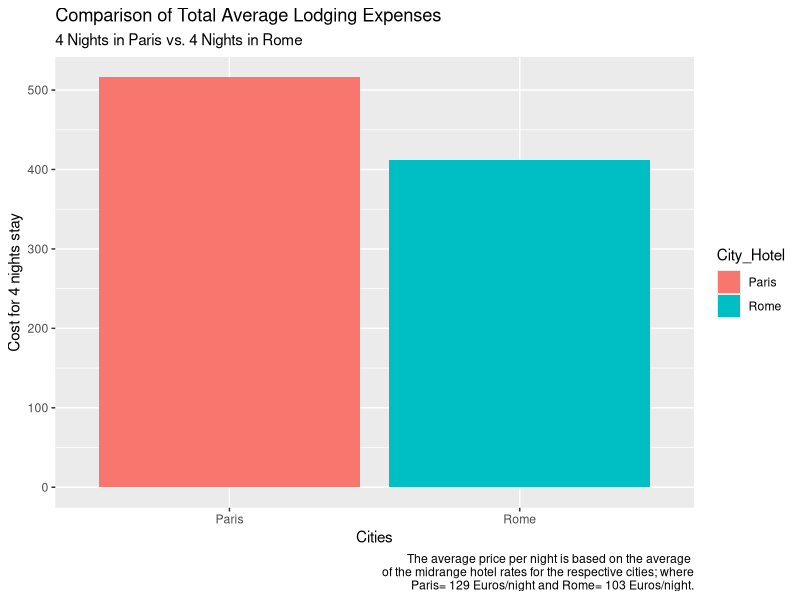
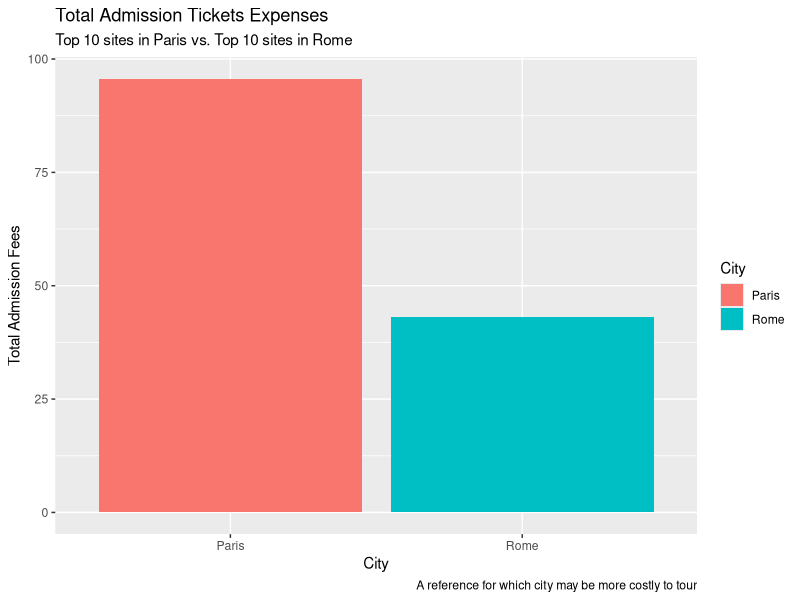
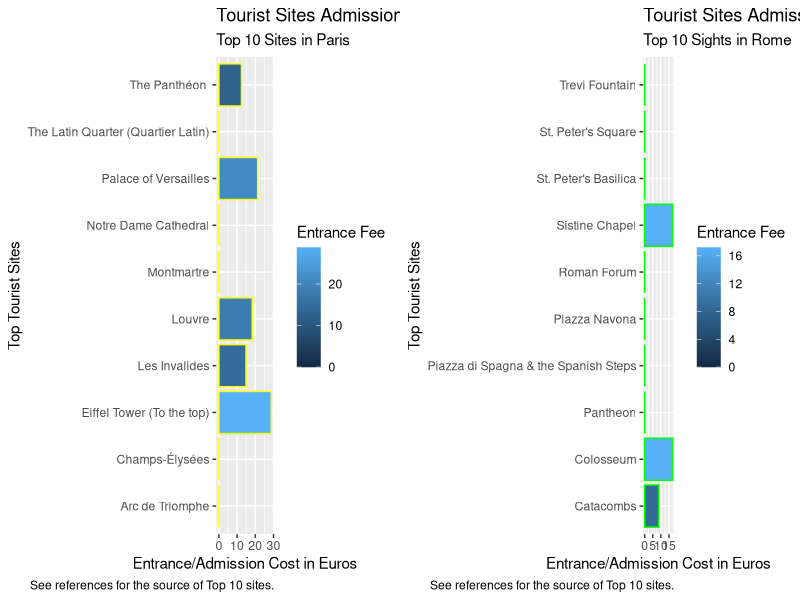
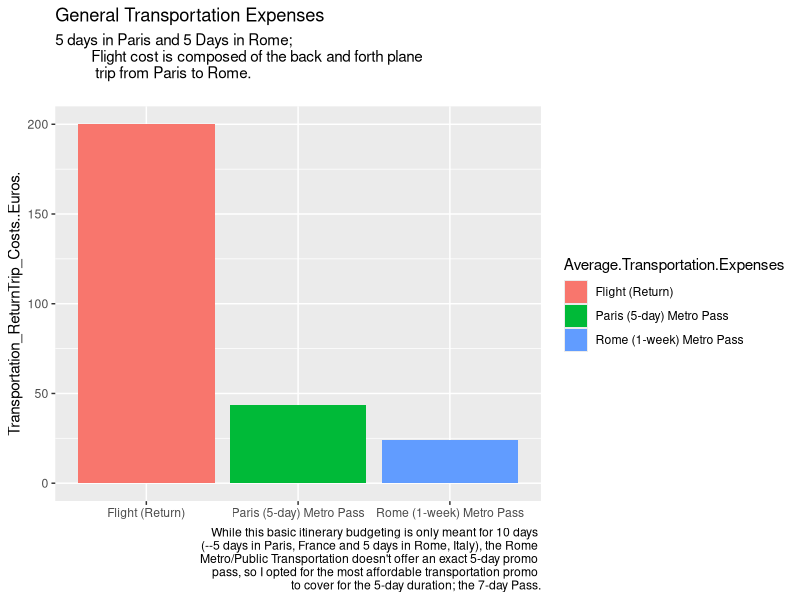
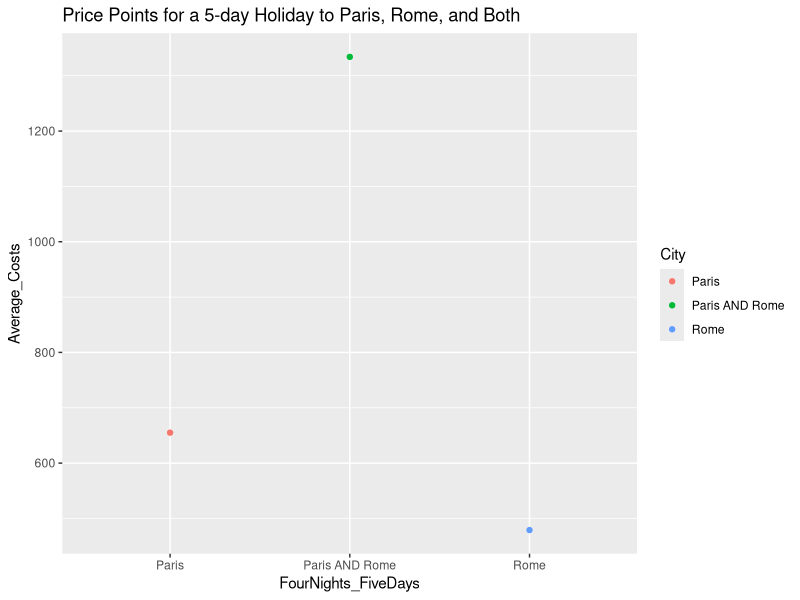

Recreate these plots in R, in order.
## ---- chunk 1
knitr::opts_chunk$set(echo = TRUE)
library (tidyverse)
library (tidyr)
library (ggplot2)
library (dplyr)
library(gridExtra)

Holiday <- read.csv("Paris-Rome_HolidayCost_Transportation_Lodging_Attractions.csv")

## ---- chunk 2
ALL_Paris_Lodging <- (129 * 4)

ALL_Rome_Lodging <- (103 * 4)


Lodging_Summary2 <- data.frame(
  City_Hotel = c("Paris", "Rome"),
  Cost.4.Nights= c(ALL_Paris_Lodging, ALL_Rome_Lodging)
)

ggplot(data = Lodging_Summary2) +
  geom_col(mapping = aes(x = City_Hotel, y = Cost.4.Nights, fill = City_Hotel)) +
  labs(
    x = "Cities",
    y = "Cost for 4 nights stay",
    title = "Comparison of Total Average Lodging Expenses",
    subtitle = "4 Nights in Paris vs. 4 Nights in Rome",
    caption = "The average price per night is based on the average 
    of the midrange hotel rates for the respective cities; where
    Paris= 129 Euros/night and Rome= 103 Euros/night."
  )

## ---- chunk 3
ALL_LodgingCosts <- sum(Holiday$Average.Lodging.Cost.Per.Night) - (129 + 103)  #I made a spreadsheet composed of 5 nights stay, but 	in order to even out the 5-day Holiday in Paris vs. 5-day Holiday in Rome comparison, I decided to deduct one night from each city 	(thus the  129-103 subtraction from the sum of the Average lodging cost per night column)

ALL_Paris_Lodging <- (129 * 4)

ALL_Rome_Lodging <- (103 * 4)

Lodging_Summary1 <- data.frame(
  City_ = c("Paris", "Rome", "Paris AND Rome"),
  Cost_4_Nights= c(ALL_Paris_Lodging, ALL_Rome_Lodging, ALL_LodgingCosts))
print (Lodging_Summary1)

## ---- chunk 4
selected_columns <- Holiday[, c("X10.Most.Popular.Tourist.Sites_Paris", "X10.Most.Popular.Tourist.Sites_Rome")]
print(selected_columns)
## ---- chunk 5
ALL_Paris_Admission <- sum(Holiday$X10.Most.Popular.Tourist.Sites_Paris..Cost.of.General.Admission.Ticket)
ALL_Rome_Admission <- sum(Holiday$X10.Most.Popular.Tourist.Sites_Rome..General.Admission.Ticket.Cost..Euros.)

Paris_vs_Rome<- data.frame(
  City = c("Paris", "Rome"),
  Total_Admission_Fees = c(ALL_Paris_Admission, ALL_Rome_Admission)
)

ggplot(data = Paris_vs_Rome) +
  geom_col(mapping= aes(x = City, y = Total_Admission_Fees, fill = City) ) +
  labs(
    title = "Total Admission Tickets Expenses",
    subtitle = "Top 10 sites in Paris vs. Top 10 sites in Rome",
    caption = "A reference for which city may be more costly to tour",
    x = "City",
    y = "Total Admission Fees"
  )

## ---- chunk 6
#first graph for Paris
plot_paris <- ggplot(data = Holiday) +
  geom_col(
    mapping = aes(
      y = X10.Most.Popular.Tourist.Sites_Paris,
      x = X10.Most.Popular.Tourist.Sites_Paris..Cost.of.General.Admission.Ticket,
      fill = X10.Most.Popular.Tourist.Sites_Paris..Cost.of.General.Admission.Ticket
    ),
    color = "yellow",
    position = "dodge"
  ) +
  labs(
    fill = "Entrance Fee",
    x = "Entrance/Admission Cost in Euros",
    y = "Top Tourist Sites",
    title = "Tourist Sites Admission Costs",
    subtitle = "Top 10 Sites in Paris",
    caption = "See references for the source of Top 10 sites."
  )

# second graph for Rome
plot_rome <- ggplot(data = Holiday) + 
  geom_col(
    mapping = aes(
      y = X10.Most.Popular.Tourist.Sites_Rome,
      x = X10.Most.Popular.Tourist.Sites_Rome..General.Admission.Ticket.Cost..Euros.,
      fill = X10.Most.Popular.Tourist.Sites_Rome..General.Admission.Ticket.Cost..Euros.
    ),
    color = "green",
    position = "dodge"
  ) +
  labs(
    fill = "Entrance Fee",
    x = "Entrance/Admission Cost in Euros",
    y = "Top Tourist Sites",
    title = "Tourist Sites Admission Costs",
    subtitle = "Top 10 Sights in Rome",
    caption = "See references for the source of Top 10 sites."
  )

# Stuffing em side by side
grid.arrange(plot_paris, plot_rome, ncol = 2)

## ---- chunk 7
selected_columns <- Holiday[, c("X10.Most.Popular.Tourist.Sites_Paris", 	"X10.Most.Popular.Tourist.Sites_Paris..Cost.of.General.Admission.Ticket")]
names(selected_columns) <- c("Paris_Sites", "Paris_Admission_Cost")
print(selected_columns)
## ---- chunk 8
selected_columns <- Holiday[, c("X10.Most.Popular.Tourist.Sites_Rome", 	"X10.Most.Popular.Tourist.Sites_Rome..General.Admission.Ticket.Cost..Euros.")]
names(selected_columns) <- c("Rome_Sites", "Rome_Admission_Cost")
print(selected_columns)

## ---- chunk 9
ALL_AdmissionCosts <- sum(Holiday$X10.Most.Popular.Tourist.Sites_Rome..General.Admission.Ticket.Cost..Euros.,Holiday$X10.Most.Popular.Tourist.Sites_Paris..Cost.of.General.Admission.Ticket)

ALL_Paris_Admission <- sum(Holiday$X10.Most.Popular.Tourist.Sites_Paris..Cost.of.General.Admission.Ticket)

ALL_Rome_Admission <- sum(Holiday$X10.Most.Popular.Tourist.Sites_Rome..General.Admission.Ticket.Cost..Euros.)

Admission_Summary <- data.frame(
  Top_10_Sites = c("Paris", "Rome", "Paris AND Rome"),
  Total_AdmissionCosts= c(ALL_Paris_Admission, ALL_Rome_Admission, ALL_AdmissionCosts)
)
print (Admission_Summary)
## ---- chunk 10
Gen.Transpo <- na.omit(Holiday[, c("Average.Transportation.Expenses", "Transportation_ReturnTrip_Costs..Euros.")])

ggplot(data = Gen.Transpo) +
  geom_col(mapping = aes(x=Average.Transportation.Expenses, y = Transportation_ReturnTrip_Costs..Euros., 	fill=Average.Transportation.Expenses )) +
  labs(x=NULL, title= "General Transportation Expenses",
       subtitle= ( "5 days in Paris and 5 Days in Rome;
         Flight cost is composed of the back and forth plane 
          trip from Paris to Rome.
          "), caption= " While this basic itinerary budgeting is only meant for 10 days 
        (--5 days in Paris, France and 5 days in Rome, Italy), the Rome 
          Metro/Public Transportation doesn't offer an exact 5-day promo 
          pass, so I opted for the most affordable transportation promo 
          to cover for the 5-day duration; the 7-day Pass.")
## ---- chunk 11
Ave_Trip_Exp<- Gen.Transpo[, c("Average.Transportation.Expenses", "Transportation_ReturnTrip_Costs..Euros.")]
print(Ave_Trip_Exp)
## ---- chunk 12
Transpo_Col <- Holiday$Transportation_ReturnTrip_Costs..Euros.[c(1,2,3)]

Flight <- Holiday$Transportation_ReturnTrip_Costs..Euros.[c(1)]
Paris_Metro <- Holiday$Transportation_ReturnTrip_Costs..Euros.[c(2)]
Rome_Metro <- Holiday$Transportation_ReturnTrip_Costs..Euros.[c(3)]

ALL_Transportation<- sum(Transpo_Col)

Paris_OVERALL <- sum(ALL_Paris_Lodging,ALL_Paris_Admission,Paris_Metro)
Rome_OVERALL <- sum(ALL_Rome_Lodging,ALL_Rome_Admission,Rome_Metro)
BOTH_OVERALL <- sum(ALL_LodgingCosts,ALL_AdmissionCosts,ALL_Transportation)

OVERALL_Summary <- data.frame(
  FourNights_FiveDays = c("Paris", "Rome", "Paris AND Rome"),
  Average_Costs= c(Paris_OVERALL, Rome_OVERALL, BOTH_OVERALL)
)

ggplot(data = OVERALL_Summary) +
  geom_point(mapping = aes(x = FourNights_FiveDays, y = Average_Costs, color= FourNights_FiveDays)) +
  labs( color="City",
        title = "Price Points for a 5-day Holiday to Paris, Rome, and Both"
  )
## ---- chunk 13
Transpo_Col <- Holiday$Transportation_ReturnTrip_Costs..Euros.[c(1,2,3)]

Flight <- Holiday$Transportation_ReturnTrip_Costs..Euros.[c(1)]
Paris_Metro <- Holiday$Transportation_ReturnTrip_Costs..Euros.[c(2)]
Rome_Metro <- Holiday$Transportation_ReturnTrip_Costs..Euros.[c(3)]

ALL_Transportation<- sum(Transpo_Col)

Paris_OVERALL <- sum(ALL_Paris_Lodging,ALL_Paris_Admission,Paris_Metro)
Rome_OVERALL <- sum(ALL_Rome_Lodging,ALL_Rome_Admission,Rome_Metro)
BOTH_OVERALL <- sum(ALL_LodgingCosts,ALL_AdmissionCosts,ALL_Transportation)

OVERALL_Summary <- data.frame(
  FourNights_FiveDays = c("Paris", "Rome", "Paris AND Rome"),
  Average_Costs= c(Paris_OVERALL, Rome_OVERALL, BOTH_OVERALL)
)
print (OVERALL_Summary)
